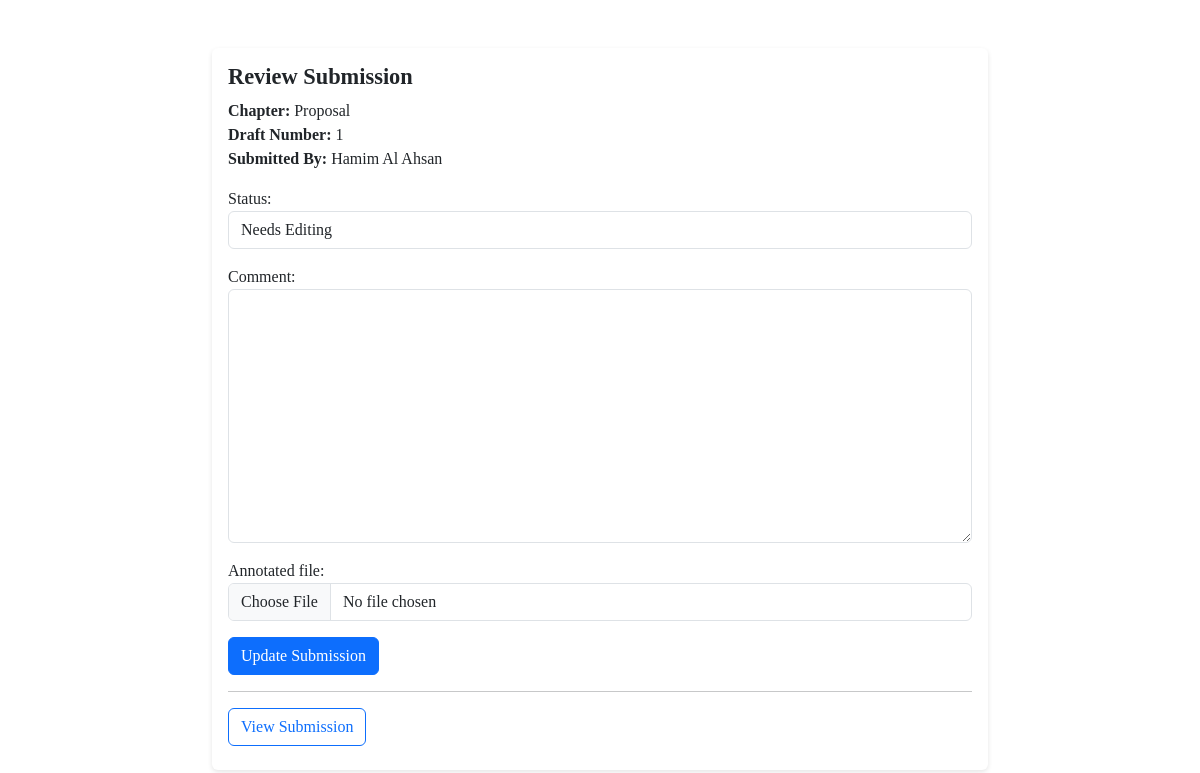
/workspace/submission/12/review/ (signed in), run on the app's committed database.
### workspace/models.py (models this page shows, shortened)
class Submission(models.Model):
    STATUS_CHOICES = [
        ('pending', 'Pending'),
        ('approved', 'Approved'),
        ('needs_editing', 'Needs Editing'),
    ]
    chapter = models.ForeignKey('Chapter', on_delete=models.CASCADE, related_name='submissions')
    student = models.ForeignKey(settings.AUTH_USER_MODEL, on_delete=models.CASCADE)
    draft_number = models.PositiveIntegerField()
    file = models.FileField(upload_to='workspace_submissions/')
    submission_date = models.DateTimeField(default=timezone.now)
    status = models.CharField(
        max_length=20, choices=STATUS_CHOICES, default='pending'
    )
    comment = models.TextField(blank=True)
    annotated_file = models.FileField(
        upload_to='workspace_annotations/', blank=True, null=True
    )

class Chapter(models.Model):
    workspace = models.ForeignKey(
        'Workspace', on_delete=models.CASCADE, related_name='chapters'
    )
    date_added = models.DateTimeField(default=timezone.now)
    chapter_name = models.CharField(max_length=200)
    deadline = models.DateTimeField()

### users/models.py (models this page shows, shortened)
class User(AbstractUser, PermissionsMixin):
    USER_TYPE_CHOICES = [
        ('student', 'Student'),
        ('mentor', 'Mentor'),
    ]
    user_type = models.CharField(
        max_length=10,
        choices=USER_TYPE_CHOICES,
        default='student',
        help_text="Set the user as Student or mentor."
    )
    objects = UserManager()
    username = models.CharField(
        _("username"),
        max_length=150,
        unique=True,
        help_text=_(
            "Required. 150 characters or fewer. Letters, digits and @/./+/-/_ only."
        ),
        validators=[
            UnicodeUsernameValidator()
        ],
        error_messages={
            "unique": _("A user with that username already exists."),
        },
        default='default_user'
    )
    password_changed = models.BooleanField(default=False)
    first_name = models.CharField(_("first name"), max_length=150, blank=True)
    last_name = models.CharField(_("last name"), max_length=150, blank=True)
    email = models.EmailField(_("email address"), blank=True, unique=True) # Email Field added

### workspace/views.py (the view)
# urls.py: path('submission/<int:submission_id>/review/', views.review_submission, name='review_submission'),
@login_required
def review_submission(request, submission_id):
    submission = get_object_or_404(Submission, id=submission_id)
    workspace = submission.chapter.workspace
    if workspace.mentor != request.user and not request.user.is_superuser:
        raise Http404("You do not have permission to review this submission.")
    if request.method == 'POST':
        review_form = SubmissionReviewForm(request.POST, request.FILES, instance=submission)
        if review_form.is_valid():
            review_form.save()
            _send_submission_notification(request, submission)
            return redirect('workspace_view', student_id=workspace.student.id)
    else:
        review_form = SubmissionReviewForm(instance=submission)
    return render(request, 'workspace/review_submission.html', {'review_form': review_form, 'submission': submission})

### workspace/forms.py
class SubmissionReviewForm(forms.ModelForm):
    class Meta:
        model = Submission
        fields = ['status', 'comment', 'annotated_file']
    def __init__(self, *args, **kwargs):
        super(SubmissionReviewForm, self).__init__(*args, **kwargs)
        self.fields['status'].widget.attrs.update({'class': 'form-control'})
        self.fields['comment'].widget.attrs.update({'class': 'form-control'})
        self.fields['annotated_file'].widget.attrs.update({'class': 'form-control'})

### workspace/templates/workspace/review_submission.html (shortened to what this page needs)
<!DOCTYPE html>
<html lang="en">
<head>
    <link href="https://cdn.jsdelivr.net/npm/bootstrap@5.3.2/dist/css/bootstrap.min.css" rel="stylesheet">
</head>
<body>
    <div class="container mt-5">
        <div class="card">
            <div class="card-body">
                <h5 class="card-title">Review Submission</h5>
                <p class="submission-details">
                    <strong>Chapter:</strong> {{ submission.chapter.chapter_name }}<br>
                    <strong>Draft Number:</strong> {{ submission.draft_number }}<br>
                    <strong>Submitted By:</strong> {{ submission.student.first_name }} {{ submission.student.last_name }}
                </p>
                <form method="post" enctype="multipart/form-data">
                    {{ review_form.as_p }}
                    <button type="submit" class="btn btn-primary">Update Submission</button>
                </form>
                <hr>
                <div class="mt-3">
                    <a href="{{ submission.file.url }}" target="_blank" class="btn btn-outline-primary mb-2">View Submission</a>
                </div>
            </div>
        </div>
    </div>
</body>
</html>

### workspace/templates/workspace/review_submission.html (style rules this page uses)
body { font-family: 'Times New Roman', serif; }
.container { max-width: 800px; }
.card { border: none; box-shadow: 0px 2px 5px rgba(0, 0, 0, 0.1); }
.card-title { font-size: 1.4rem; font-weight: bold; }
.submission-details strong { font-weight: 600; }

### data on the page
Submission: chapter.chapter_name "Proposal", draft_number "1", student.first_name "Hamim", student.last_name "Al Ahsan", status "Needs Editing"
